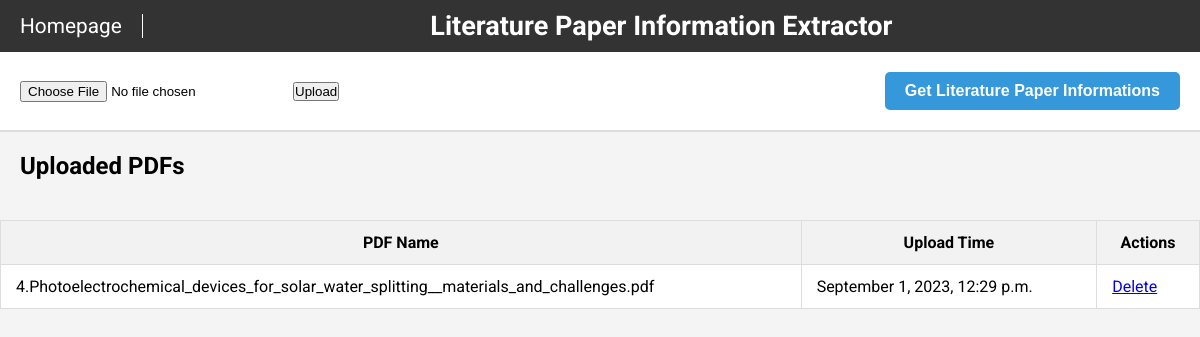
The app's page /Paper_Extractor/extract/, older data.
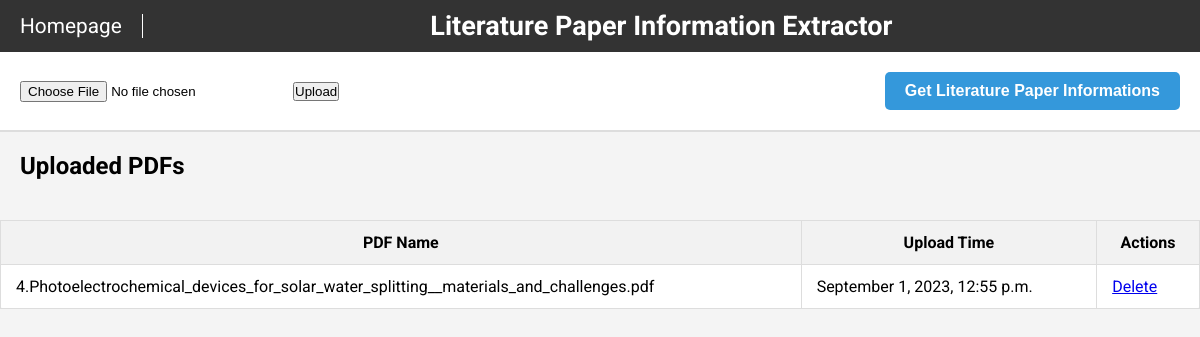
The same page, newer data.
### Paper_Extractor/models.py (models this page shows)
class UploadedPDF(models.Model):
    pdf_file = models.FileField(upload_to='uploaded_pdfs/')
    upload_time = models.DateTimeField(auto_now_add=True)
    @property
    def file_name(self):
        return os.path.basename(self.pdf_file.name)

### Paper_Extractor/views.py (the view)
# urls.py: path('extract/', views.display_upload_page, name='display_upload'),
def display_upload_page(request):
    all_pdfs = UploadedPDF.objects.all()
    return render(request, 'Paper_Extractor/upload.html', {'all_pdfs': all_pdfs})

### Paper_Extractor/templates/Paper_Extractor/upload.html (shortened to what this page needs)
<!DOCTYPE html>
<html lang="en">
<head>
</head>
<body>
    <div class="title-bar">
        <a href="/" class="home-link">Homepage</a>
        <h1>Literature Paper Information Extractor</h1>
    </div>
    <div class="upload-section">
        <form action="{% url 'Paper_Extractor:upload_pdf' %}" method="post" enctype="multipart/form-data" style="display: flex; align-items: center; gap: 20px;">
            <input type="file" name="pdf_file">
            <input type="submit" value="Upload">
        </form>
        <button class="info-button" onclick="location.href='{% url 'Paper_Extractor:extract_dois' %}'">Get Literature Paper Informations</button>
    </div>
    <h2 style="padding: 20px;">Uploaded PDFs</h2>
    <table class="pdf-table">
        <thead>
            <tr>
                <th>PDF Name</th>
                <th>Upload Time</th>
                <th>Actions</th>
            </tr>
        </thead>
        <tbody>
            {% for pdf in all_pdfs %}
            <tr>
                <td>{{ pdf.file_name }}</td>
                <td>{{ pdf.upload_time|date:"F j, Y, P" }}</td>
                <td><a href="{% url 'Paper_Extractor:delete_pdf' pdf.id %}">Delete</a></td>
            </tr>
            {% endfor %}
        </tbody>
    </table>

Row changes from the older to the newer data that the page shows:
changed UploadedPDF: upload_time "September 1, 2023, 12:29 p.m." → "September 1, 2023, 12:55 p.m."
